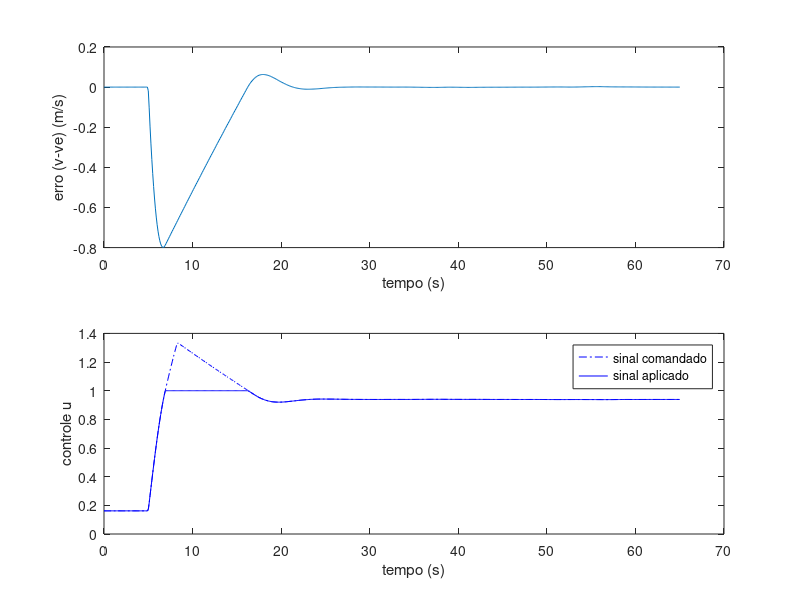
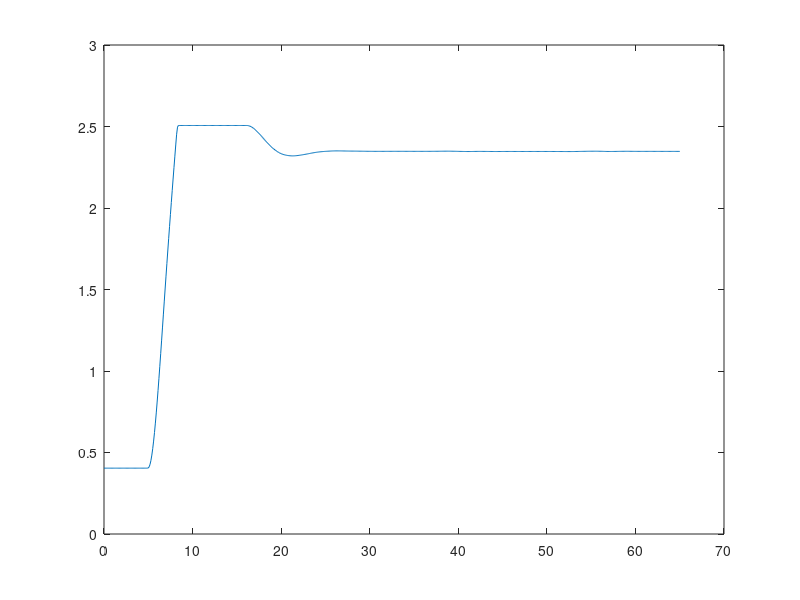

Here is the MATLAB script that generated these plots, in order:
% parâmetros do carro
a = 0.0101; b = 1.3203;
g = 9.8;
ue = 0.1616; ve = 20;

% definição das condições desejadas em malha fechada, e cálculo dos ganhos:
kp = 0.5; ki = 0.4;

% dinâmica e controlador:
theta = @(t) 6* (t>=5) /180*pi;  % rampa
u = @(X) (kp * (ve-X(1)) + ki*X(2)); % controlador PI
u_sat = @(X) min(u(X),1); % saturacao do atuador

kt = 2;
% equacoes diferenciais da dinamica do carro:
%dinamica = @(t,X)[-a*(X(1)-ve) + b*(u_sat(X)-ue) - g*theta(t);
%           (ve-X(1)) + kt/ki * (u_sat(X)-u(X))];
%dinamica = @(t,X)[-a*(X(1)-ve) + b*(u_sat(X)-ue) - g*theta(t);
%           (ve-X(1)) ]; % sem protecao windup
%proposta nova: evitar que a contribuição do erro integral no atuador
%ultrapasse 1, parando de integrar se E>1/ki e e>0
dinamica = @(t,X)[-a*(X(1)-ve) + b*(u_sat(X)-ue) - g*theta(t);
           (X(2)<=1/ki)*(ve-X(1))  + (X(2)>1/ki)*(ve-X(1)<0) *(ve-X(1)) ];
% simulação:
[T,X] = ode23(dinamica, [0:0.1:65], [ve; ue/ki]);
figure;
subplot(211)
plot(T,X(:,1)-ve);
xlabel('tempo (s)');
ylabel('erro (v-ve) (m/s)');
subplot(212);
U_vec = zeros(size(T));
U_vec_sat = zeros(size(T));
for i = 1:length(T)
    U_vec(i) = u(X(i,:));
    U_vec_sat(i) = u_sat(X(i,:));
end
plot(T,U_vec, 'b-.'); hold on; plot(T,U_vec_sat, 'b-');
xlabel('tempo (s)');
ylabel('controle u');
legend('sinal comandado', 'sinal aplicado')

%%
figure;
plot(T,X(:,2)); 
